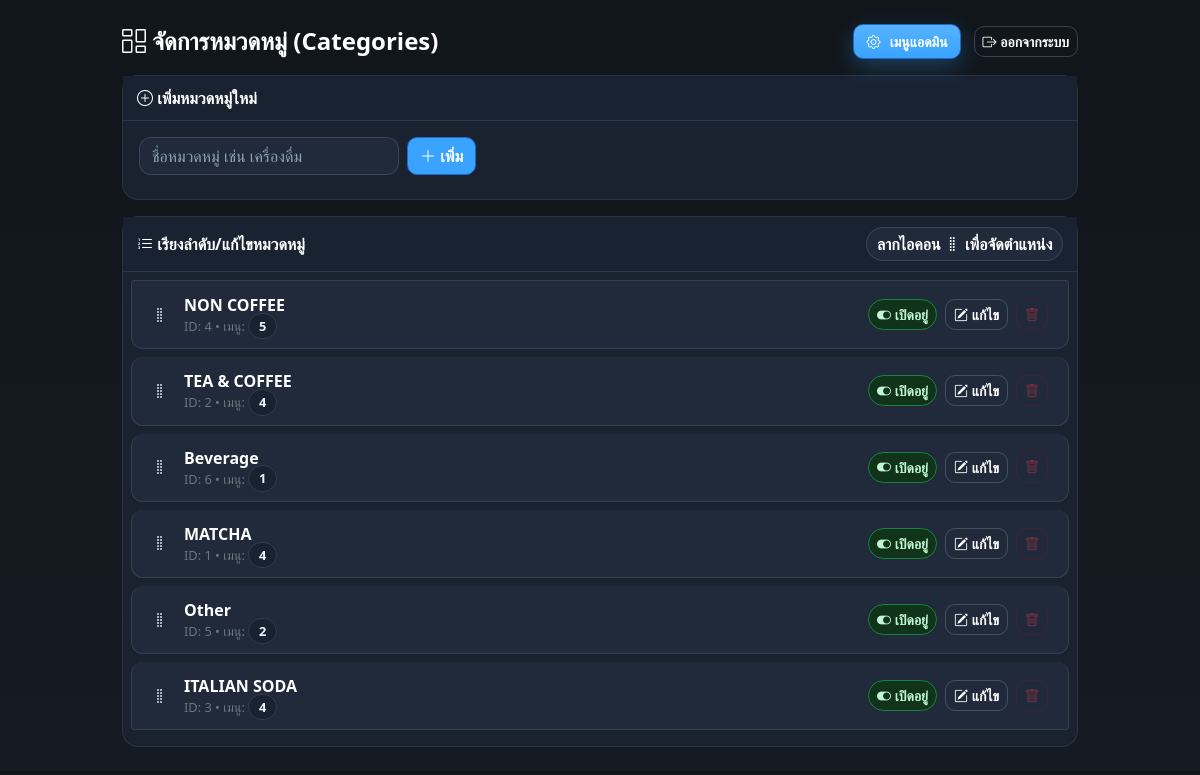
Before: /admin/categories.php (signed in) with the older database file.
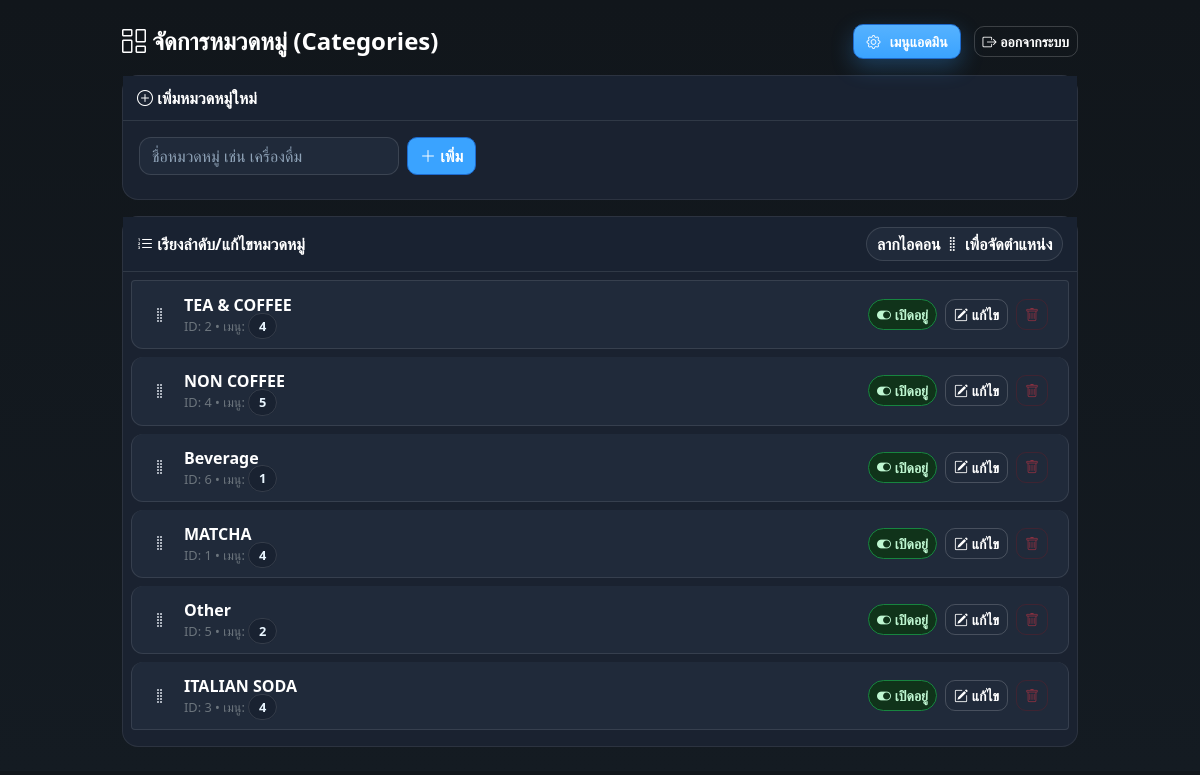
After: the same page with the newer database file.
### tables this page shows
CREATE TABLE IF NOT EXISTS `categories` (
  `category_id` int(11) NOT NULL AUTO_INCREMENT,
  `category_name` varchar(100) NOT NULL,
  `position` int(11) NOT NULL DEFAULT 0,
  `is_active` tinyint(1) NOT NULL DEFAULT 1,
  PRIMARY KEY (`category_id`)
);

### admin/categories.php (the view, shortened to what this page needs)
<?php
require __DIR__ . '/../db.php';
$conn->set_charset('utf8mb4');
function h($s){ return htmlspecialchars((string)$s, ENT_QUOTES, 'UTF-8'); }
try {
  $conn->query("ALTER TABLE categories ADD COLUMN IF NOT EXISTS position INT NOT NULL DEFAULT 0");
  $conn->query("ALTER TABLE categories ADD COLUMN IF NOT EXISTS is_active TINYINT(1) NOT NULL DEFAULT 1");
} catch (\Throwable $e) {  }
$cats = $conn->query("
  SELECT c.category_id, c.category_name, c.position, COALESCE(c.is_active,1) AS is_active,
         (SELECT COUNT(*) FROM menu m WHERE m.category_id=c.category_id) AS menu_count
  FROM categories c
  ORDER BY c.position ASC, c.category_id ASC
");
?>
<!doctype html>
<html lang="th">
<head>
<link rel="stylesheet"
  href="https://stackpath.bootstrapcdn.com/bootstrap/4.5.2/css/bootstrap.min.css">
<link rel="stylesheet"
  href="https://cdn.jsdelivr.net/npm/bootstrap-icons@1.11.3/font/bootstrap-icons.css">
</head>
<body>
<div class="wrap">
  <div class="d-flex align-items-center justify-content-between mb-3">
    <h4 class="mb-0 font-weight-bold" style="color:var(--text-strong)"><i class="bi bi-columns-gap"></i> จัดการหมวดหมู่ (Categories)</h4>
    <div>
      <a href="adminmenu.php" class="btn btn-admin btn-sm mr-2">
  <i class="bi bi-gear"></i> เมนูแอดมิน
</a>
      <a href="../logout.php" class="btn btn-sm btn-outline-light"><i class="bi bi-box-arrow-right"></i> ออกจากระบบ</a>
    </div>
  </div>
  <div class="cardx mb-3">
    <div class="card-head"><i class="bi bi-plus-circle"></i> เพิ่มหมวดหมู่ใหม่</div>
    <div class="p-3">
      <form method="post" class="form-inline">
        <input type="text" name="category_name" class="form-control mr-2 mb-2" style="min-width:260px" placeholder="ชื่อหมวดหมู่ เช่น เครื่องดื่ม" required>
        <button class="btn btn-main mb-2"><i class="bi bi-plus-lg"></i> เพิ่ม</button>
      </form>
    </div>
  </div>
  <div class="cardx">
    <div class="card-head d-flex align-items-center justify-content-between">
      <div><i class="bi bi-list-ol"></i> เรียงลำดับ/แก้ไขหมวดหมู่</div>
      <span class="badge-chip">ลากไอคอน <i class="bi bi-grip-vertical"></i> เพื่อจัดตำแหน่ง</span>
    </div>
    <div class="p-2">
      <ul id="catList" class="list-group">
        <?php if($cats && $cats->num_rows>0): ?>
          <?php while($c=$cats->fetch_assoc()): ?>
            <li class="list-group-item" data-id="<?= (int)$c['category_id'] ?>">
              <div class="d-flex align-items-center">
                <i class="bi bi-grip-vertical mr-3 drag-handle" aria-hidden="true"></i>
                <div>
                  <div class="title"><?= h($c['category_name']) ?></div>
                  <div class="small text-muted">
                    ID: <?= (int)$c['category_id'] ?> • เมนู:
                    <span class="badge-soft"><?= (int)$c['menu_count'] ?></span>
                  </div>
                </div>
              </div>
              <div class="d-flex align-items-center">
                <form method="post" class="form-inline mr-2" onsubmit="return confirm('สลับสถานะใช้งาน?')">
                  <?php $on = ((int)$c['is_active']===1); ?>
                  <button class="btn btn-sm btn-toggle <?= $on?'on':'off' ?>" type="submit">
                    <i class="bi <?= $on?'bi-toggle-on':'bi-toggle-off' ?>"></i>
                    <?= $on? 'เปิดอยู่' : 'ปิดอยู่' ?>
                  </button>
                </form>
                <button class="btn btn-sm btn-outline-light mr-2" onclick="openRename(<?= (int)$c['category_id'] ?>,'<?= h($c['category_name']) ?>')">
                  <i class="bi bi-pencil-square"></i> แก้ไข
                </button>
                <form method="post" class="m-0" onsubmit="return confirm('ลบหมวดหมู่นี้?');">
                  <button class="btn btn-sm btn-outline-danger" <?= ((int)$c['menu_count']>0?'disabled title="มีเมนูผูกอยู่"':'') ?>>
                    <i class="bi bi-trash"></i>
                  </button>
                </form>
              </div>
            </li>
          <?php endwhile; ?>
        <?php else: ?>
          <li class="list-group-item">ยังไม่มีหมวดหมู่</li>
        <?php endif; ?>
      </ul>
    </div>
  </div>
</div>
</body>
</html>

Changed rows visible on the page:
changed categories "TEA & COFFEE": moves up the list
